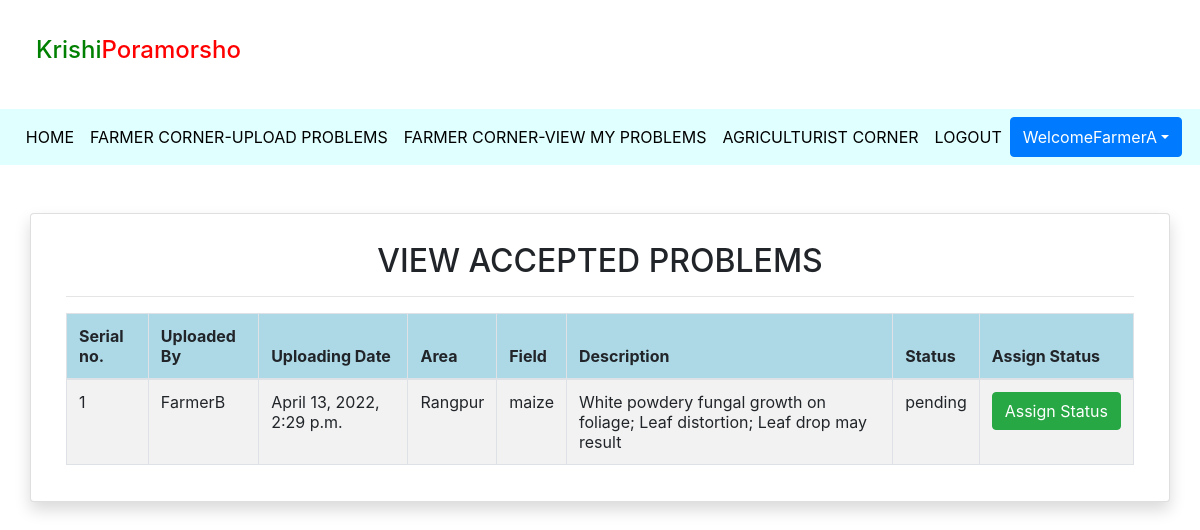
Page /accepted_problems (signed in) on the earlier database version.
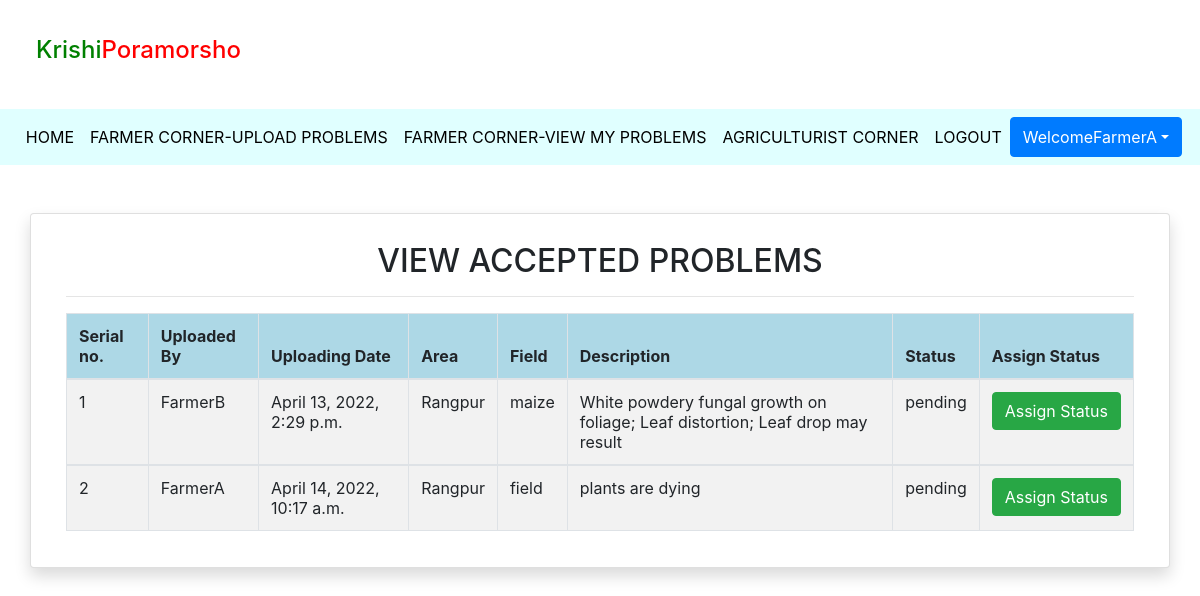
Same page on the later database version.
### problems/models.py (models this page shows, shortened)
class problem(models.Model):
    user = models.ForeignKey(User, on_delete=models.CASCADE)
    uploadingdate = models.DateTimeField(auto_now=True)
    area = models.CharField(max_length=30)
    field = models.CharField(max_length=30)
    problemfile = models.FileField(null=True)
    filetype = models.CharField(max_length=30)
    description = models.CharField(max_length=200, null=True)
    status = models.CharField(max_length=15)

### problems/views.py (the view)
# urls.py: path('accepted_problems', accepted_problems, name = 'accepted_problems'),
def accepted_problems(request):
    if not request.user.is_authenticated:
        return redirect('admin_login')
    user = User.objects.get(id=request.user.id)
    problems = problem.objects.filter(status='pending')
    d = {'problems': problems}
    return render(request, 'accepted_problems.html', d)

### problems/templates/accepted_problems.html (shortened to what this page needs)
{% extends 'user_navigation.html'%}
{% load static %}
{% block body %}
<html lang="en" class="no-focus">
<head>
    <link rel="stylesheet" href="https://cdnjs.cloudflare.com/ajax/libs/twitter-bootstrap/4.5.2/css/bootstrap.css">
    <link rel="stylesheet" href=" https://cdn.datatables.net/1.11.5/css/dataTables.bootstrap4.min.css">
</head>
 <div class="container card shadow mt-5">
      <div class="card-body">
                 <h2 class="text-center">VIEW ACCEPTED PROBLEMS</h2>
                    <HR>
                 <table class="table table-striped table-bordered" id="My Table">
                 <thead style="background-color: lightblue">
                 <tr>
                     <th> Serial no.</th>
                     <th>Uploaded By</th>
                     <th> Uploading Date</th>
                     <th> Area</th>
                     <th> Field</th>
                     <th> Description</th>
                     <th> Status</th>
                     <th>Assign Status</th>
                 </tr>
                 </thead>
                 {% for i in problems %}
                 <tbody>
                 <tr>
                     <td> {{ forloop.counter }}</td>
                     <td> {{i.user.username}}</td>
                      <td> {{i.uploadingdate}}</td>
                      <td> {{i.area}}</td>
                      <td> {{i.field}}</td>
                     <td> {{i.description }}</td>
                      <td> {{i.status}}</td>
                      <td class="font-w600"><a href="{% url 'assign_status' i.id %}" class="btn btn-success">Assign&nbsp;Status</a></td>
                </tr>
                 {% endfor %}
                     </tbody>
                 </table>
         </div>
 </div>
 </html>
{% endblock %}

Differences in the rows shown:
added problem: user.username "FarmerA", uploadingdate "April 14, 2022, 10:17 a.m.", area "Rangpur", field "field", description "plants are dying", status "pending"
